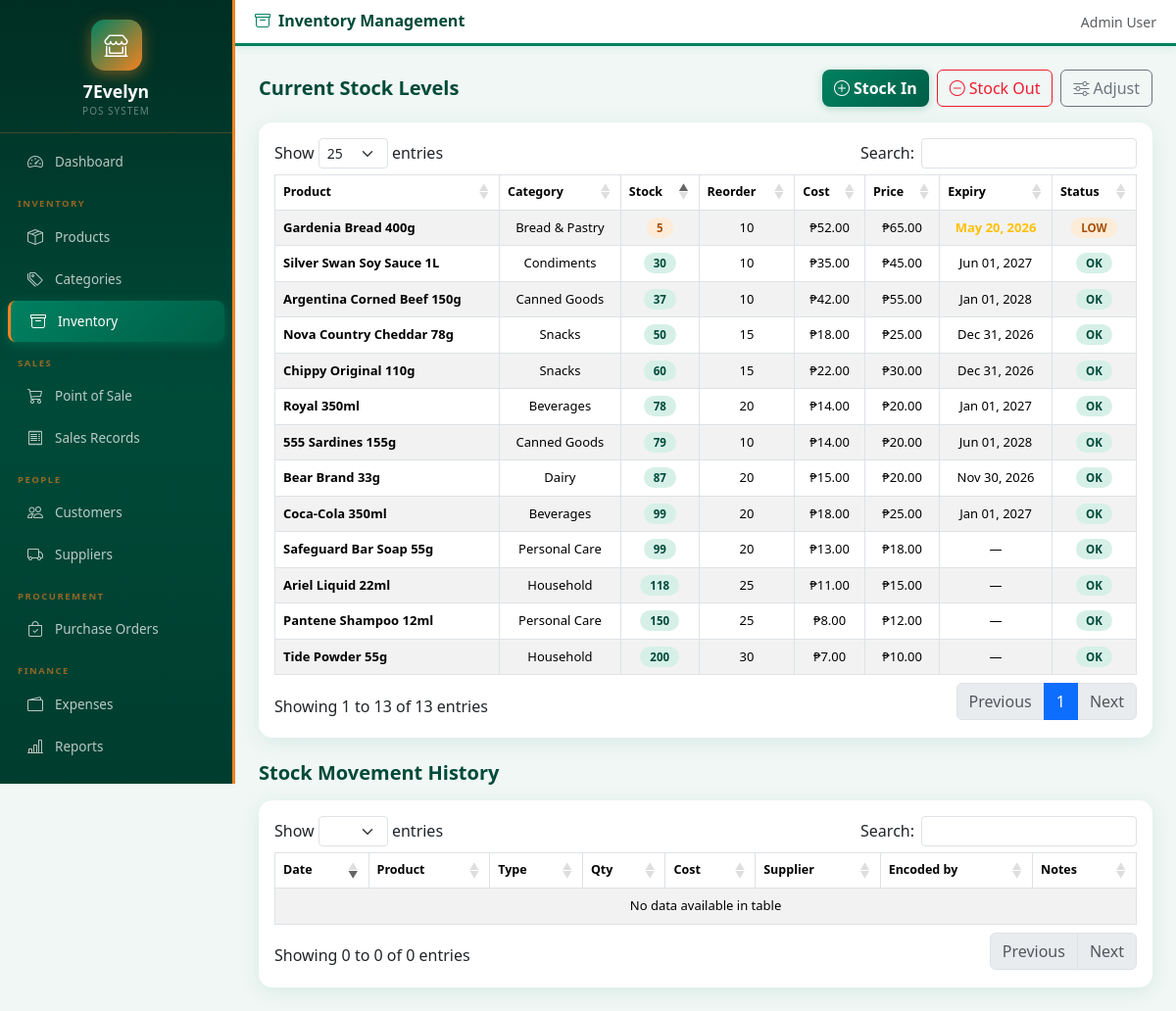
The page /frontend/stocks.php (signed in) on the database as committed earlier.
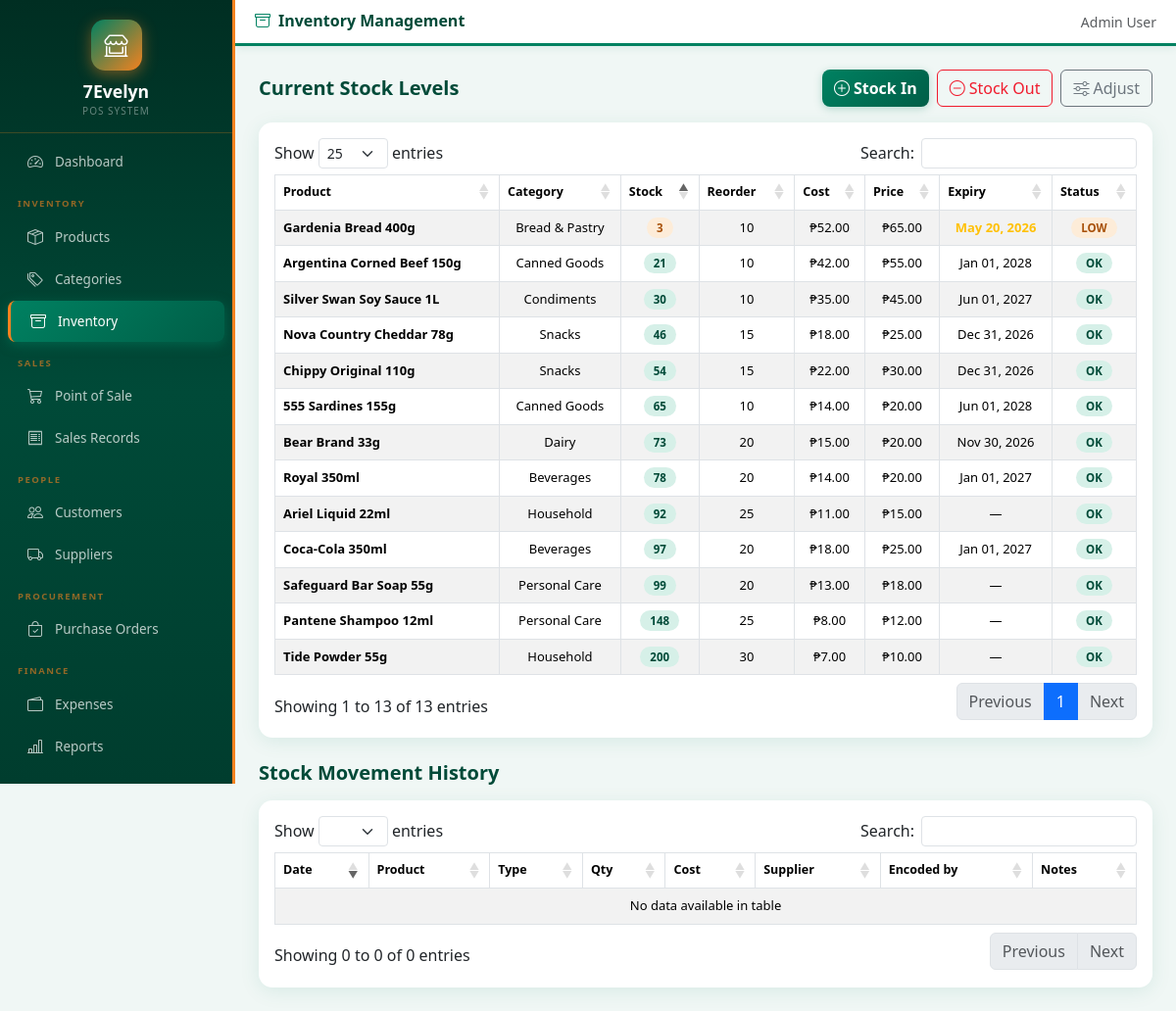
The same page on the database as committed later.
### tables this page shows
CREATE TABLE `product` (
  `productID` int(11) NOT NULL,
  `productName` varchar(100) NOT NULL,
  `barcode` varchar(50) DEFAULT NULL,
  `categoryID` int(11) NOT NULL,
  `price` decimal(10,2) NOT NULL,
  `cost` decimal(10,2) NOT NULL,
  `stock_quantity` int(11) NOT NULL DEFAULT 0,
  `reorder_level` int(11) NOT NULL DEFAULT 10,
  `expiry_date` date DEFAULT NULL,
  `status` enum('Active','Inactive') NOT NULL DEFAULT 'Active',
  `product_image` varchar(255) DEFAULT NULL
);

CREATE TABLE `category` (
  `categoryID` int(11) NOT NULL,
  `categoryName` varchar(80) NOT NULL
);

### frontend/stocks.php (the view, shortened to what this page needs)
<?php include 'header.php'; ?>
<?php include 'nav.php'; ?>
<div class="topbar no-print">
    <h5><i class="bi bi-archive me-2" style="color:var(--ev-purple);"></i>Inventory Management</h5>
    <div class="ms-auto"><span class="text-muted small"><?php echo htmlspecialchars($_SESSION['userName']); ?></span></div>
</div>
<div class="page-body">
    <div class="d-flex justify-content-between mb-3 align-items-center">
        <h5 class="fw-bold mb-0" style="color:#004a38;">Current Stock Levels</h5>
        <?php if($_SESSION['roleName']==='Admin'): ?>
        <div class="d-flex gap-2">
            <button class="btn btn-ev" data-bs-toggle="modal" data-bs-target="#stockInModal"><i class="bi bi-plus-circle me-1"></i>Stock In</button>
            <button class="btn btn-outline-danger" data-bs-toggle="modal" data-bs-target="#stockOutModal"><i class="bi bi-dash-circle me-1"></i>Stock Out</button>
            <button class="btn btn-outline-secondary" data-bs-toggle="modal" data-bs-target="#adjustModal"><i class="bi bi-sliders me-1"></i>Adjust</button>
        </div>
        <?php endif; ?>
    </div>
    <div class="card card-shadow mb-4">
        <div class="card-body">
            <table id="invTable" class="table table-bordered table-striped text-center">
                <thead style="background:var(--ev-gradient);color:#fff;">
                    <tr><th>Product</th><th>Category</th><th>Stock</th><th>Reorder</th><th>Cost</th><th>Price</th><th>Expiry</th><th>Status</th></tr>
                </thead>
                <tbody>
                <?php
                $prods = $conn->query("SELECT p.*, c.categoryName FROM product p JOIN category c ON p.categoryID=c.categoryID WHERE p.status='Active' ORDER BY p.stock_quantity ASC");
                while($r=$prods->fetch_assoc()):
                    $sc = $r['stock_quantity'] == 0 ? 'badge-inactive' : ($r['stock_quantity'] <= $r['reorder_level'] ? 'badge-low' : 'badge-active');
                    $exClass = '';
                    if($r['expiry_date']){
                        $d = (strtotime($r['expiry_date'])-time())/86400;
                        if($d < 0) $exClass='text-danger fw-bold';
                        elseif($d <= 30) $exClass='text-warning fw-bold';
                    }
                ?>
                <tr>
                    <td class="text-start fw-semibold"><?php echo htmlspecialchars($r['productName']); ?></td>
                    <td><?php echo htmlspecialchars($r['categoryName']); ?></td>
                    <td><span class="<?php echo $sc; ?>"><?php echo $r['stock_quantity']; ?></span></td>
                    <td><?php echo $r['reorder_level']; ?></td>
                    <td>₱<?php echo number_format($r['cost'],2); ?></td>
                    <td>₱<?php echo number_format($r['price'],2); ?></td>
                    <td class="<?php echo $exClass; ?>"><?php echo $r['expiry_date'] ? date('M d, Y',strtotime($r['expiry_date'])) : '—'; ?></td>
                    <td><?php echo $r['stock_quantity'] == 0 ? '<span class="badge-inactive">OUT</span>' : ($r['stock_quantity'] <= $r['reorder_level'] ? '<span class="badge-low">LOW</span>' : '<span class="badge-active">OK</span>'); ?></td>
                </tr>
                <?php endwhile; ?>
                </tbody>
            </table>
        </div>
    </div>
    <h5 class="fw-bold mb-3" style="color:#004a38;">Stock Movement History</h5>
    <div class="card card-shadow">
        <div class="card-body">
            <table id="logTable" class="table table-bordered table-striped text-center">
                <thead style="background:var(--ev-gradient);color:#fff;">
                    <tr><th>Date</th><th>Product</th><th>Type</th><th>Qty</th><th>Cost</th><th>Supplier</th><th>Encoded by</th><th>Notes</th></tr>
                </thead>
                <tbody>
                </tbody>
            </table>
        </div>
    </div>
</div>
</div></div>
</body></html>

Rows that differ between the two databases and show on the page:
changed product "Gardenia Bread 400g": stock_quantity "5" → "3"
changed product "Argentina Corned Beef 150g": stock_quantity "37" → "21"; moves up the list
changed product "Nova Country Cheddar 78g": stock_quantity "50" → "46"
changed product "Chippy Original 110g": stock_quantity "60" → "54"
changed product "555 Sardines 155g": stock_quantity "79" → "65"
changed product "Bear Brand 33g": stock_quantity "87" → "73"
shown differently, row unchanged: product "Royal 350ml": moves down the list
changed product "Ariel Liquid 22ml": stock_quantity "118" → "92"; moves up the list
changed product "Coca-Cola 350ml": stock_quantity "99" → "97"
changed product "Pantene Shampoo 12ml": stock_quantity "150" → "148"
